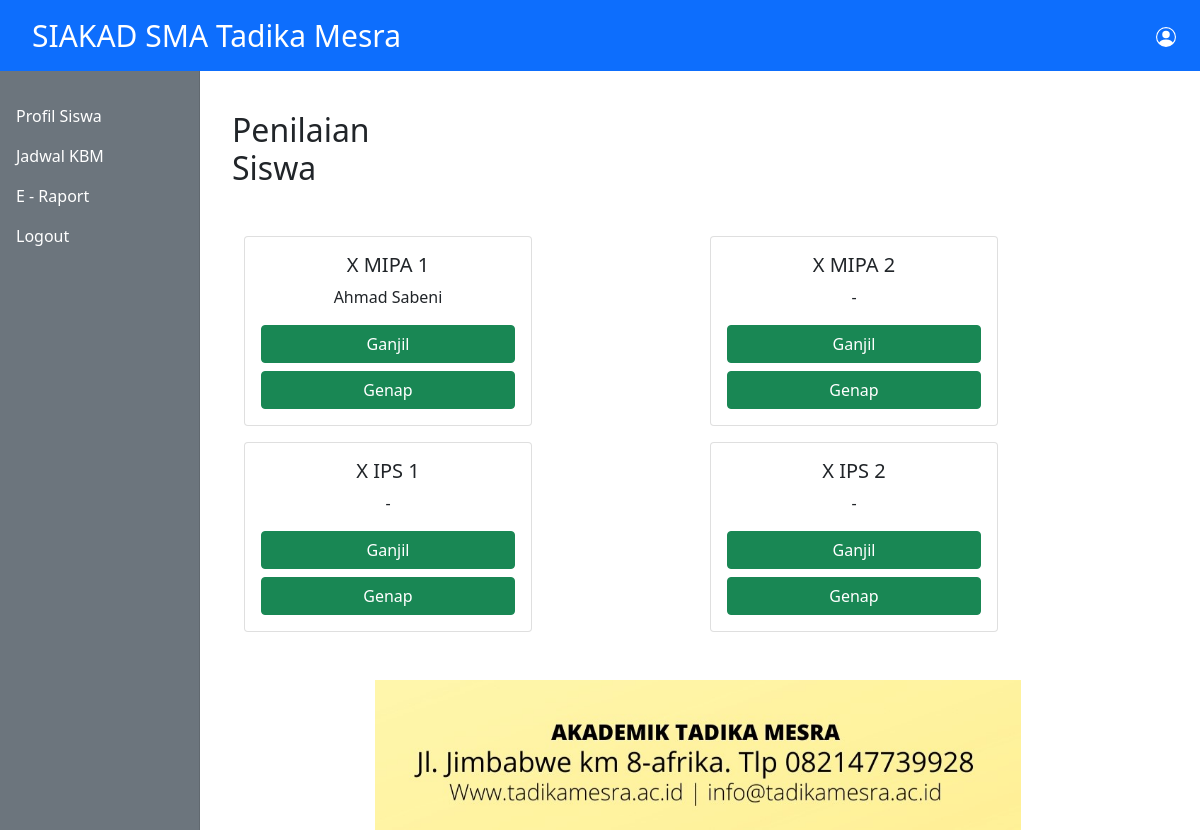
/guru/olah-nilai.php, run on an earlier commit of the app's database.
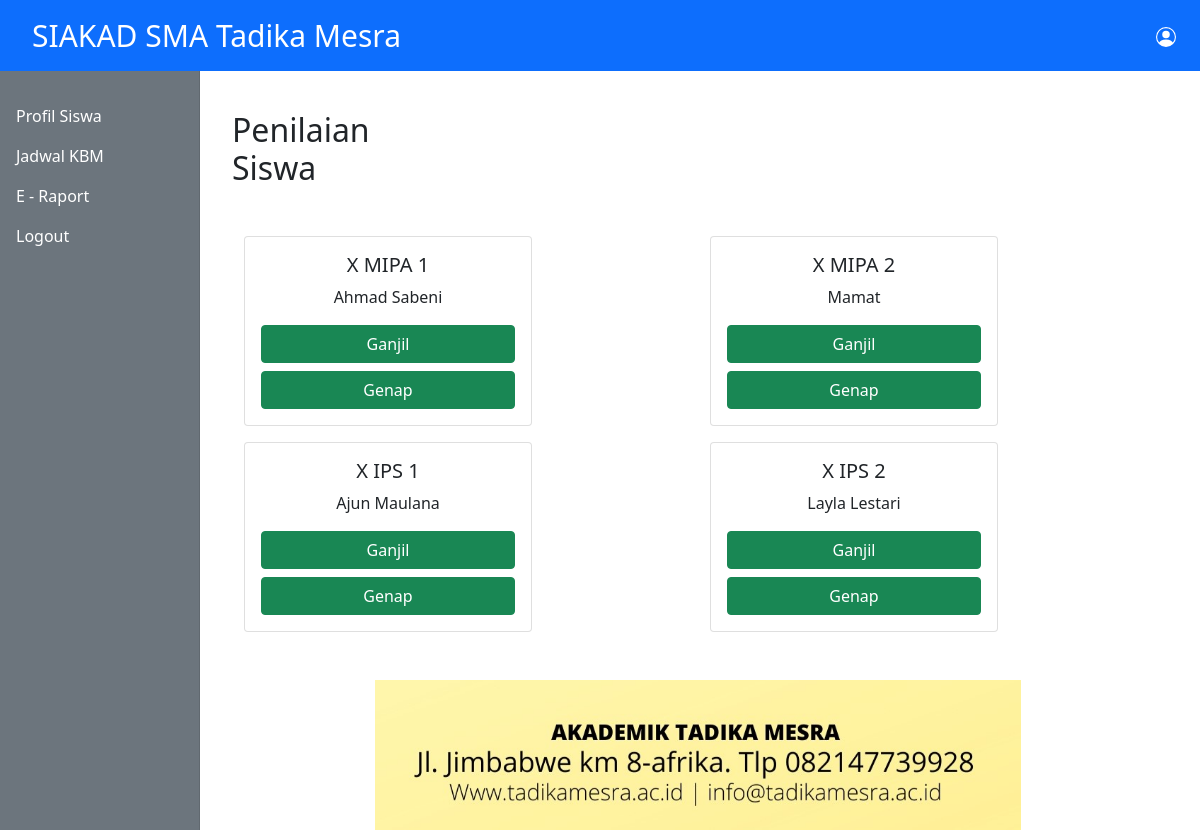
And on a later commit of the database.
### tables this page shows
CREATE TABLE `data_kelas` (
  `id` int(11) NOT NULL,
  `kelas` varchar(50) NOT NULL,
  `walikelas` varchar(100) NOT NULL
);

### guru/olah-nilai.php (the view, shortened to what this page needs)
<?php
include_once '../database/koneksi.php';
include_once '../templates/header.php';
$sql = "SELECT * FROM data_kelas";
$exec = mysqli_query($koneksi,$sql);
?>
<div class="col-12">
       <div class="row">
            <div class="col-3" style="width:25%;">
                <strong>  <h2>Penilaian Siswa</h2>
                </strong>
				</div>
              </div>
              </div>
<br>
<div class="container">
 <div class="row">
 	<?php while($rows = mysqli_fetch_assoc($exec)):?>
      <div class="col-md mt-3">
        <div class="card" style="width: 18rem;">
          <div class="card-body" style="text-align:center;">
            <h5 class="card-title text-center" style="text-transform: uppercase;"><?= $rows["kelas"] ?></h5>
            <p class="card-text" style="text-transform: capitalize;"><?= $rows["walikelas"] ?></p>
            <div class="d-grid gap-2 col-6 mx-auto" style="width:100%;">
            <a href="nilai-siswa.php?kelas=<?= $rows["kelas"];?>&semester=ganjil" style="color: white; text-decoration:none;" class="btn btn-success">Ganjil</a>
             <a href="nilai-siswa.php?kelas=<?= $rows["kelas"];?>&semester=genap" style="color: white; text-decoration:none;" class="btn btn-success">Genap</a>
            </div>
          </div>
        </div>
      </div>
    <?php endwhile; ?>
</div>
</div>
<?php include_once '../templates/footer.php';?>

What changed in the data, as far as the page shows it:
changed data_kelas "X MIPA 2": walikelas "-" → "Mamat"
changed data_kelas "X IPS 1": walikelas "-" → "Ajun Maulana"
changed data_kelas "X IPS 2": walikelas "-" → "Layla Lestari"
